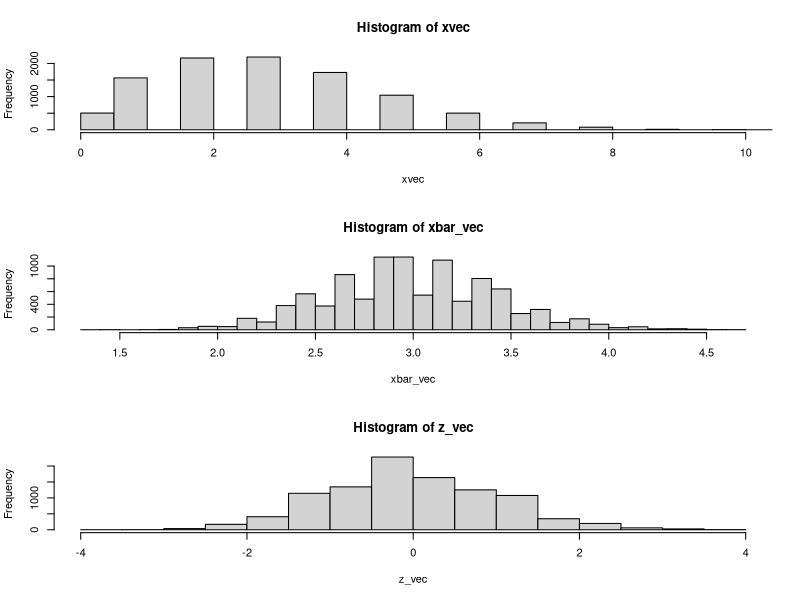

R code for this plot:
#xvec=rnorm(10,mean=6,sd=1.5)
#print(xvec)
###to generate random variables(x bar)
##Central limit theorem by sampling from Gaussian

sigma=1.732
xbar_vec=c()
n=16
z_vec=c()
mu=3
#^to create an empty vector, which can be appended later
for(i in 1:10000){
  x=rpois(n,mu)
  xbar=mean(x)
  xbar_vec=c(xbar_vec,xbar)
  ##This will add the value of xbar to xbar_vec
  ##appending
  z=(xbar-mu)/(sigma/sqrt(n))
  z_vec=c(z_vec,z)
}
xvec=rpois(10000,mu)
par(mfrow=c(3,1))
hist(xvec,breaks=30,xlim=c(0,10))
hist(xbar_vec,breaks = 30)
hist(z_vec,breaks=20)
print(mean(xvec))
print(sd(xvec))
print(mean(xbar_vec))
print(sd(xbar_vec))
